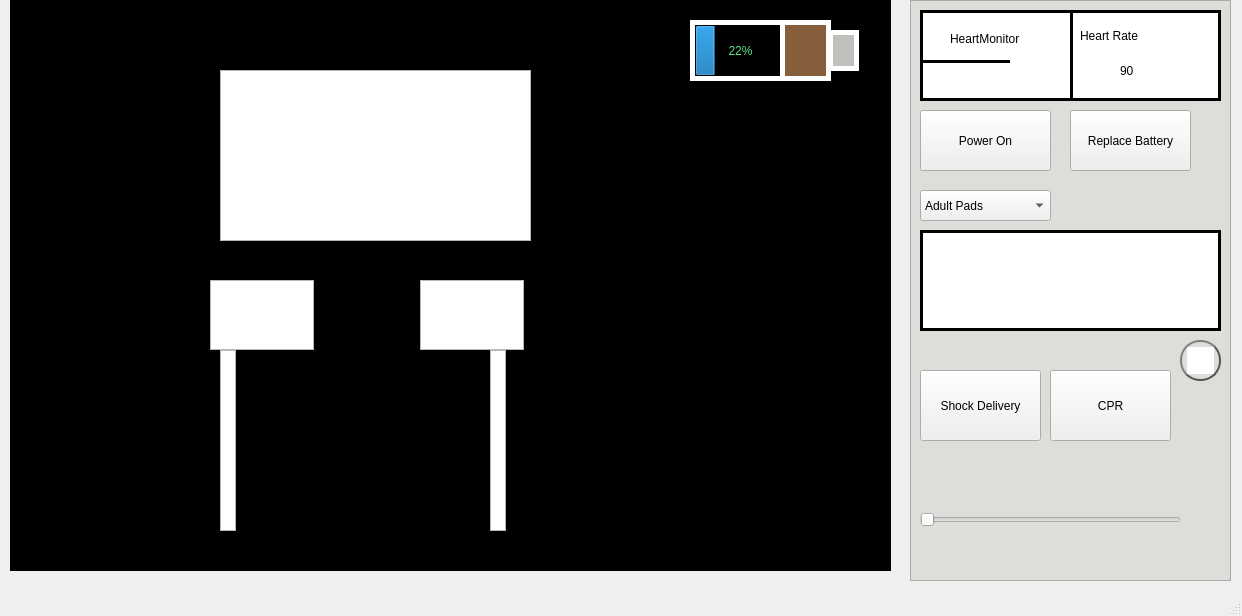
<?xml version="1.0" encoding="UTF-8"?>
<ui version="4.0">
 <class>MainWindow</class>
 <widget class="QMainWindow" name="MainWindow">
  <property name="geometry">
   <rect>
    <x>0</x>
    <y>0</y>
    <width>1242</width>
    <height>616</height>
   </rect>
  </property>
  <property name="windowTitle">
   <string>MainWindow</string>
  </property>
  <property name="styleSheet">
   <string notr="true"/>
  </property>
  <widget class="QWidget" name="centralwidget">
   <widget class="QTextEdit" name="AEDDisplay">
    <property name="geometry">
     <rect>
      <x>10</x>
      <y>0</y>
      <width>881</width>
      <height>571</height>
     </rect>
    </property>
    <property name="styleSheet">
     <string notr="true">background-color: rgb(0, 0, 0);</string>
    </property>
   </widget>
   <widget class="QTextEdit" name="textEdit">
    <property name="geometry">
     <rect>
      <x>910</x>
      <y>0</y>
      <width>321</width>
      <height>581</height>
     </rect>
    </property>
    <property name="styleSheet">
     <string notr="true">background-color: rgb(222, 221, 218);</string>
    </property>
   </widget>
   <widget class="QTextEdit" name="GUIConsole">
    <property name="geometry">
     <rect>
      <x>920</x>
      <y>230</y>
      <width>301</width>
      <height>101</height>
     </rect>
    </property>
    <property name="styleSheet">
     <string notr="true">border: 3px solid #555;
border-color: rgb(0, 0, 0);</string>
    </property>
   </widget>
   <widget class="QLineEdit" name="heartmonitorBox">
    <property name="geometry">
     <rect>
      <x>920</x>
      <y>10</y>
      <width>161</width>
      <height>91</height>
     </rect>
    </property>
    <property name="styleSheet">
     <string notr="true">border: 3px solid #555;
border-color: rgb(0, 0, 0);</string>
    </property>
   </widget>
   <widget class="QLineEdit" name="lineEdit_2">
    <property name="geometry">
     <rect>
      <x>1070</x>
      <y>10</y>
      <width>151</width>
      <height>91</height>
     </rect>
    </property>
    <property name="styleSheet">
     <string notr="true">border: 3px solid #555;
border-color: rgb(0, 0, 0);</string>
    </property>
   </widget>
   <widget class="QLabel" name="label">
    <property name="geometry">
     <rect>
      <x>1080</x>
      <y>20</y>
      <width>131</width>
      <height>31</height>
     </rect>
    </property>
    <property name="styleSheet">
     <string notr="true">font: 75 18pt &quot;DejaVu Sans&quot;;</string>
    </property>
    <property name="text">
     <string>Heart Rate</string>
    </property>
   </widget>
   <widget class="QLabel" name="label_2">
    <property name="geometry">
     <rect>
      <x>1120</x>
      <y>50</y>
      <width>41</width>
      <height>41</height>
     </rect>
    </property>
    <property name="styleSheet">
     <string notr="true">font: 20pt &quot;DejaVu Sans&quot;;</string>
    </property>
    <property name="text">
     <string>90</string>
    </property>
   </widget>
   <widget class="QPushButton" name="powerOn">
    <property name="geometry">
     <rect>
      <x>920</x>
      <y>110</y>
      <width>131</width>
      <height>61</height>
     </rect>
    </property>
    <property name="text">
     <string>Power On</string>
    </property>
   </widget>
   <widget class="QPushButton" name="replaceBattery">
    <property name="geometry">
     <rect>
      <x>1070</x>
      <y>110</y>
      <width>121</width>
      <height>61</height>
     </rect>
    </property>
    <property name="text">
     <string>Replace Battery</string>
    </property>
   </widget>
   <widget class="QComboBox" name="electrodePadOption">
    <property name="geometry">
     <rect>
      <x>920</x>
      <y>190</y>
      <width>131</width>
      <height>31</height>
     </rect>
    </property>
    <item>
     <property name="text">
      <string>Adult Pads</string>
     </property>
    </item>
    <item>
     <property name="text">
      <string>Child Pads</string>
     </property>
    </item>
   </widget>
   <widget class="QSlider" name="horizontalSlider">
    <property name="geometry">
     <rect>
      <x>920</x>
      <y>510</y>
      <width>261</width>
      <height>20</height>
     </rect>
    </property>
    <property name="orientation">
     <enum>Qt::Horizontal</enum>
    </property>
   </widget>
   <widget class="QPushButton" name="shockDelivery">
    <property name="geometry">
     <rect>
      <x>920</x>
      <y>370</y>
      <width>121</width>
      <height>71</height>
     </rect>
    </property>
    <property name="text">
     <string>Shock Delivery</string>
    </property>
   </widget>
   <widget class="QPushButton" name="CPR">
    <property name="geometry">
     <rect>
      <x>1050</x>
      <y>370</y>
      <width>121</width>
      <height>71</height>
     </rect>
    </property>
    <property name="text">
     <string>CPR</string>
    </property>
   </widget>
   <widget class="QTextEdit" name="textEdit_3">
    <property name="geometry">
     <rect>
      <x>1180</x>
      <y>340</y>
      <width>41</width>
      <height>41</height>
     </rect>
    </property>
    <property name="styleSheet">
     <string notr="true">color: #333;
border: 2px solid #555;
border-radius: 20px;
border-style: outset;
background: qradialgradient(
cx: 0.3, cy: -0.4, fx: 0.3, fy: -0.4,
radius: 1.35, stop: 0 #fff, stop: 1 #888
);
padding: 5px;
</string>
    </property>
   </widget>
   <widget class="Line" name="line">
    <property name="geometry">
     <rect>
      <x>920</x>
      <y>60</y>
      <width>90</width>
      <height>3</height>
     </rect>
    </property>
    <property name="styleSheet">
     <string notr="true">border: 3px solid #555;
border-color: rgb(0, 0, 0);</string>
    </property>
    <property name="orientation">
     <enum>Qt::Horizontal</enum>
    </property>
   </widget>
   <widget class="QTextEdit" name="textEdit_2">
    <property name="geometry">
     <rect>
      <x>690</x>
      <y>20</y>
      <width>101</width>
      <height>61</height>
     </rect>
    </property>
    <property name="styleSheet">
     <string notr="true">border: 5px solid #555;
background-color: rgb(0, 0, 0);
border-color: rgb(255, 255, 255);</string>
    </property>
   </widget>
   <widget class="QProgressBar" name="batteryProgressBar">
    <property name="geometry">
     <rect>
      <x>695</x>
      <y>25</y>
      <width>91</width>
      <height>51</height>
     </rect>
    </property>
    <property name="styleSheet">
     <string notr="true">color: rgb(87, 227, 137);
background-color: rgb(0, 0, 0);
</string>
    </property>
    <property name="maximum">
     <number>102</number>
    </property>
    <property name="value">
     <number>23</number>
    </property>
    <property name="alignment">
     <set>Qt::AlignLeading|Qt::AlignLeft|Qt::AlignVCenter</set>
    </property>
    <property name="textVisible">
     <bool>true</bool>
    </property>
   </widget>
   <widget class="QTextEdit" name="textEdit_4">
    <property name="geometry">
     <rect>
      <x>780</x>
      <y>20</y>
      <width>51</width>
      <height>61</height>
     </rect>
    </property>
    <property name="styleSheet">
     <string notr="true">border: 5px solid #555;
background-color: rgb(134, 94, 60);
border-color: rgb(255, 255, 255);</string>
    </property>
   </widget>
   <widget class="QTextEdit" name="textEdit_5">
    <property name="geometry">
     <rect>
      <x>828</x>
      <y>30</y>
      <width>31</width>
      <height>41</height>
     </rect>
    </property>
    <property name="styleSheet">
     <string notr="true">border: 5px solid #555;
background-color: rgb(192, 191, 188);
border-color: rgb(255, 255, 255);</string>
    </property>
   </widget>
   <widget class="QTextEdit" name="textEdit_6">
    <property name="geometry">
     <rect>
      <x>220</x>
      <y>70</y>
      <width>311</width>
      <height>171</height>
     </rect>
    </property>
   </widget>
   <widget class="QTextEdit" name="textEdit_7">
    <property name="geometry">
     <rect>
      <x>210</x>
      <y>280</y>
      <width>104</width>
      <height>70</height>
     </rect>
    </property>
   </widget>
   <widget class="QTextEdit" name="textEdit_8">
    <property name="geometry">
     <rect>
      <x>420</x>
      <y>280</y>
      <width>104</width>
      <height>70</height>
     </rect>
    </property>
   </widget>
   <widget class="QTextEdit" name="textEdit_9">
    <property name="geometry">
     <rect>
      <x>220</x>
      <y>350</y>
      <width>16</width>
      <height>181</height>
     </rect>
    </property>
   </widget>
   <widget class="QTextEdit" name="textEdit_10">
    <property name="geometry">
     <rect>
      <x>490</x>
      <y>350</y>
      <width>16</width>
      <height>181</height>
     </rect>
    </property>
   </widget>
   <widget class="QLabel" name="heartMonitor">
    <property name="geometry">
     <rect>
      <x>950</x>
      <y>30</y>
      <width>91</width>
      <height>17</height>
     </rect>
    </property>
    <property name="text">
     <string>HeartMonitor</string>
    </property>
   </widget>
  </widget>
  <widget class="QMenuBar" name="menubar">
   <property name="geometry">
    <rect>
     <x>0</x>
     <y>0</y>
     <width>1242</width>
     <height>22</height>
    </rect>
   </property>
  </widget>
  <widget class="QStatusBar" name="statusbar"/>
 </widget>
 <resources/>
 <connections/>
</ui>
